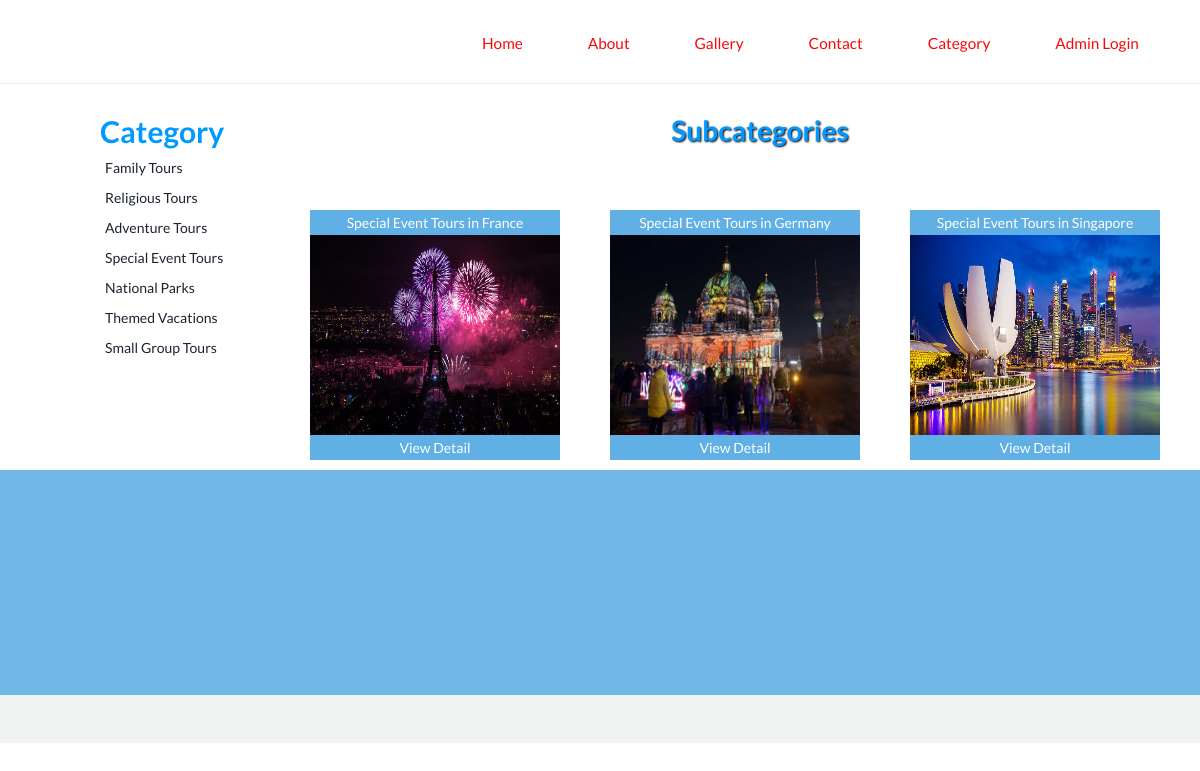
The page /subcat.php?catid=4 on the database its author committed.
### tables this page shows
CREATE TABLE `category` (
  `Cat_id` int(100) NOT NULL,
  `Cat_name` varchar(2000) NOT NULL
);

CREATE TABLE `subcategory` (
  `Subcatid` int(200) NOT NULL,
  `Subcatname` varchar(1000) NOT NULL,
  `Catid` int(200) NOT NULL,
  `Pic` varchar(8000) NOT NULL,
  `Detail` varchar(8000) NOT NULL
);

### subcat.php (the view, shortened to what this page needs)
<!DOCTYPE html>
<html>
<head>
<link href="stylecss.css" rel='stylesheet' type='text/css'/>
<link href="css/bootstrap.css" rel='stylesheet' type='text/css'/>
<link href="css/style.css" rel="stylesheet" type="text/css" media="all"/>
</head>
<body>
<?php include('function.php'); ?>
<?php include('top.php'); ?>
<br>
<br>
<br>
<div style="height:50px"></div>
<div style="width:1000px; margin:auto" >
<div style="width:200px; float:left">
<table cellpadding="0" cellspacing="0" width="1000px">
<tr><td style="font-size:30px; color:#09F"><b>Category</b></td></tr>
<?php
$s="select * from category";
$result=mysqli_query($cn,$s);
while($data=mysqli_fetch_array($result))
{
		echo "<tr><td style=' padding:5px;'><a href='subcat.php?catid=$data[0]'>$data[1]</a></td></tr>";
}
?>
</table>
</div>
<div style="width:800px; float:left">
<table cellpadding="0px" cellspacing="0" width="1000px">
<tr><td class="headingText">Subcategories</td></tr>
<tr><td class="paraText" width="900px">
<table cellpadding="0" cellspacing="0" width="900px">
<?php
$s="select * from subcategory where Catid='" .$_GET["catid"] . "'";
$result=mysqli_query($cn,$s);
$n=0;
while($data=mysqli_fetch_array($result))
{
	if($n%3==0)
	{
	?>
<tr>
<?php
	}?>
<td>
<table border="0" width="100px" bordercolor="#FF6666">
<tr><td align="center" style="background-color:#60B0E6; color:#FFF"><?php echo $data[1];?> </td></tr>
<tr><td class="image"><img src="Admin/subcatimages/<?php echo $data[3]; ?>" width="250px" height="200px" /></td></tr><br/><br/>
<tr><td align="center" style="background-color:#60B0E6; "><a href="package.php?subcatid=<?php echo $data[0];?>"><font color="#FFFFFF">View Detail</font></a></td></tr>
</table>
</td>
<?php
if($n%3==2)
{
?>
</tr>
<?php
}
$n=$n+1;
}
?>
</table>
</td></tr></table>
</div>
</div>
<?php include('bottom.php'); ?>
</body>
</html>

### stylecss.css (style rules this page uses)
.headingText { font-size:38px; color:#09F; margin:5px; font-weight:bold; text-shadow:1px 1px 2px black;; text-align:center; }
.paraText { line-height:25px; padding:10px; text-align:justify; }
.image { border:#03F; border-image:fill; }

### css/style.css (style rules this page uses)
.headingText { font-size:28px; color:#09F; margin:5px; font-weight:bold; text-shadow:1px 1px 2px black;; text-align:center; }
.paraText { line-height:25px; padding:10px; text-align:justify; }
.image { border:#03F; border:thick:#9C0; }
body { margin:0; padding:0; font-family: 'Lato', sans-serif; -webkit-appearance:none; }
body a { transition:0.5s all; -webkit-transition:0.5s all; -moz-transition:0.5s all; -o-transition:0.5s all; -ms-transition:0.5s all; }

### rows shown on the page
category: Cat_name "Family Tours"
category: Cat_name "Religious Tours"
category: Cat_name "Adventure Tours"
category: Cat_name "Special Event Tours"
category: Cat_name "National Parks"
category: Cat_name "Themed Vacations"
category: Cat_name "Small Group Tours"
subcategory: Subcatname "Special Event Tours in France", Pic (picture)
subcategory: Subcatname "Special Event Tours in Germany", Pic (picture)
subcategory: Subcatname "Special Event Tours in Singapore", Pic (picture)
